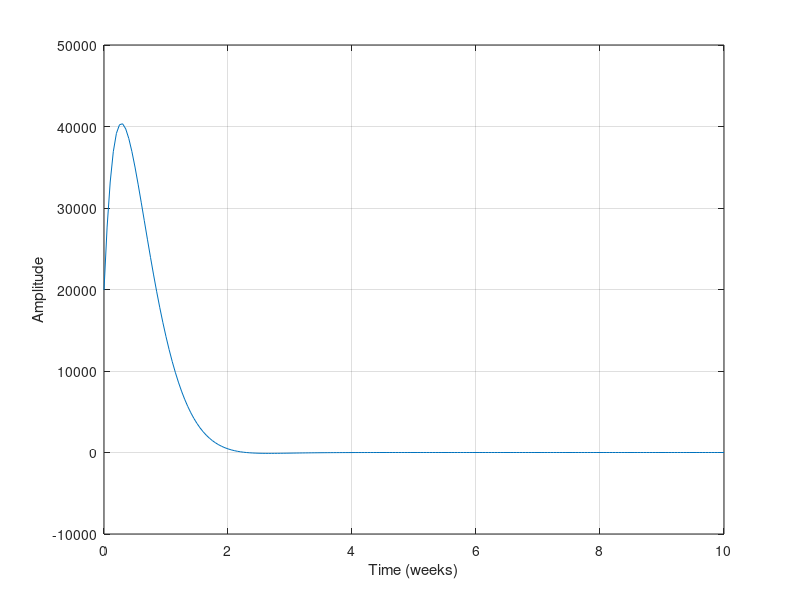

This chart was generated by the following MATLAB code:
t = 0:.05:10;
x2=exp(-2.5*t).*(151000*sin(1.32*t)+30200*sin(1.32*t+41.30*pi/180));
plot(t,x2); grid; xlabel('Time (weeks)'); ylabel('Amplitude');
